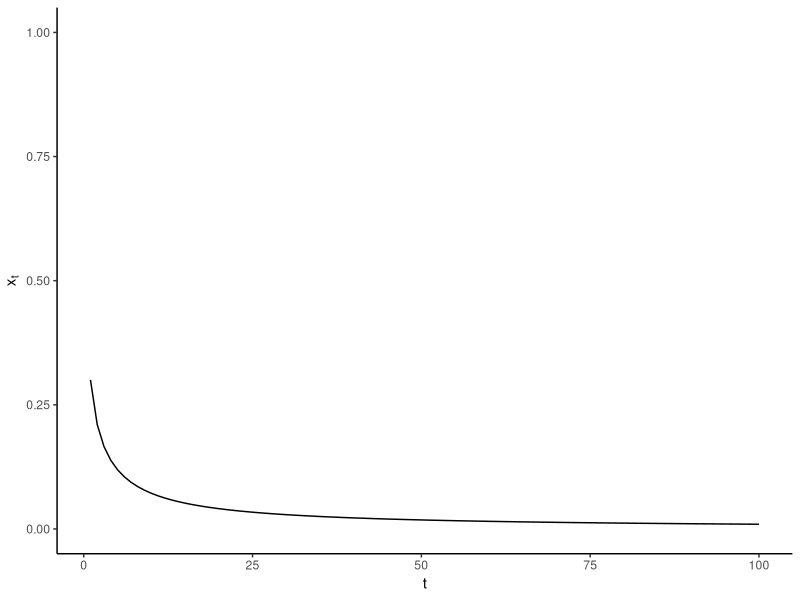
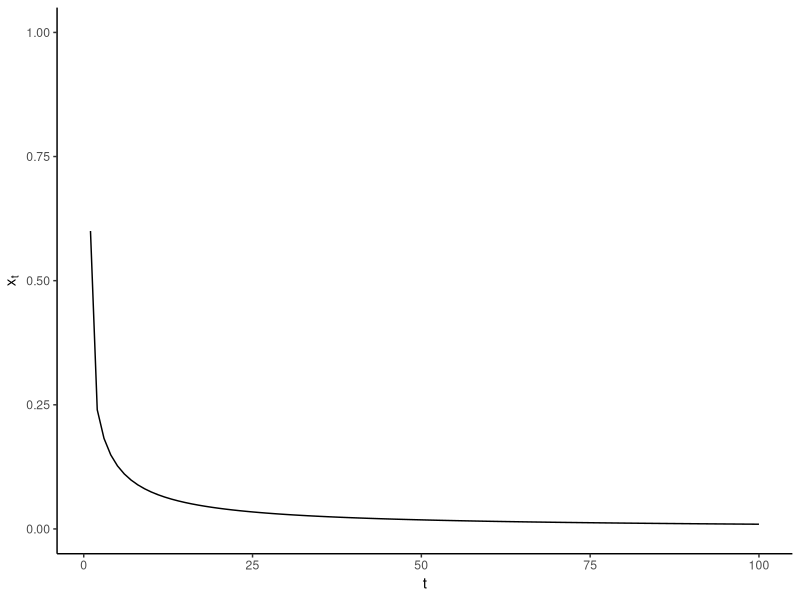
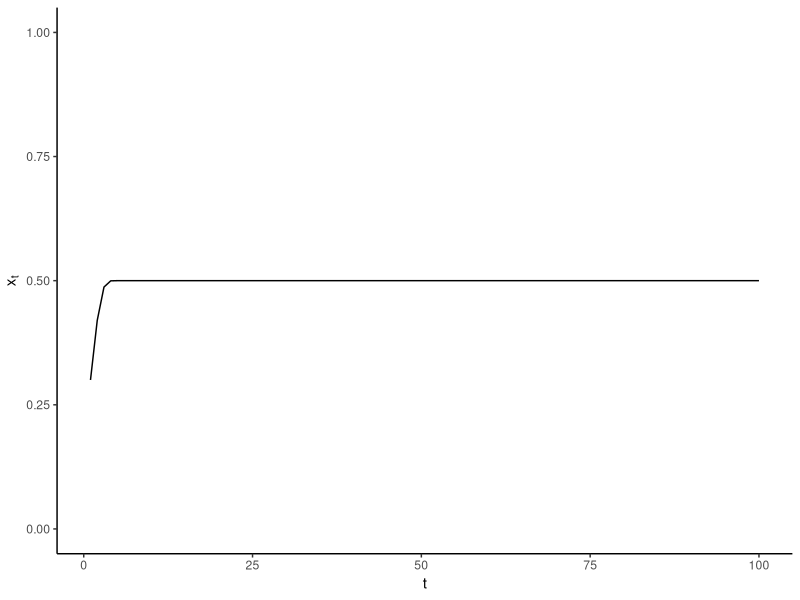
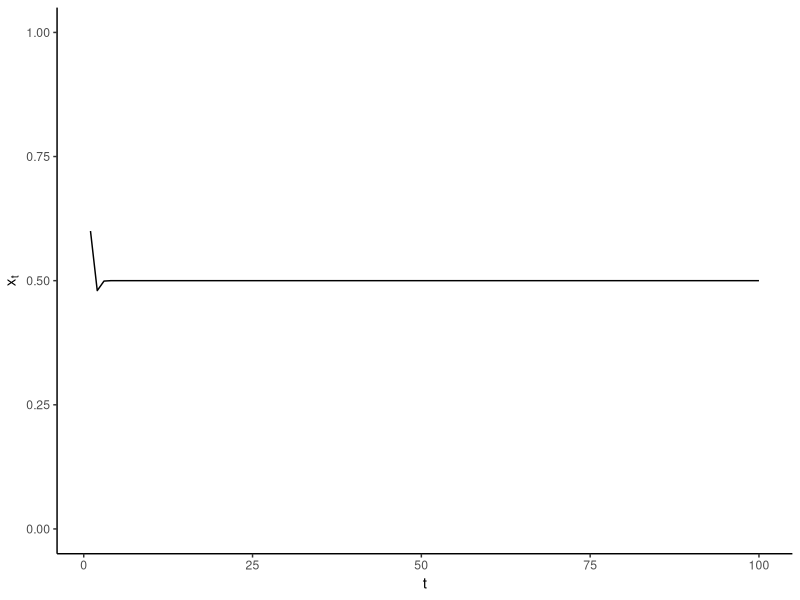
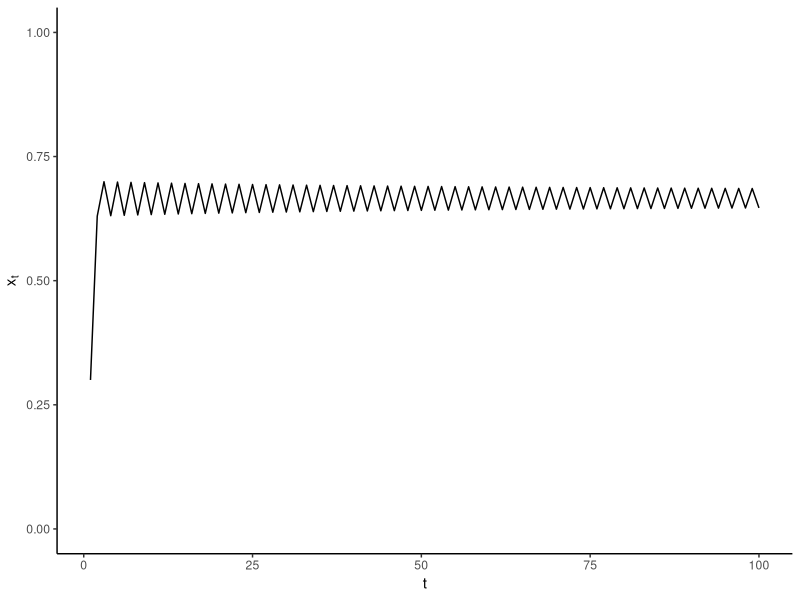
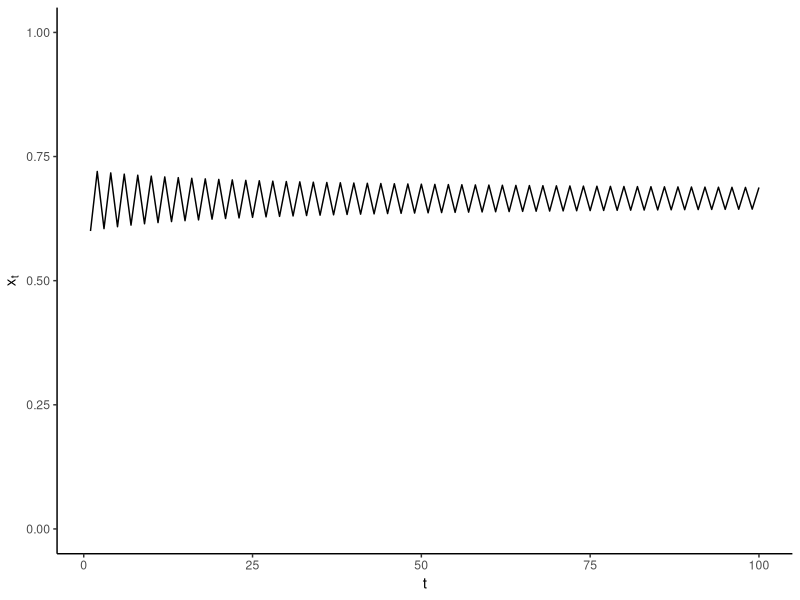
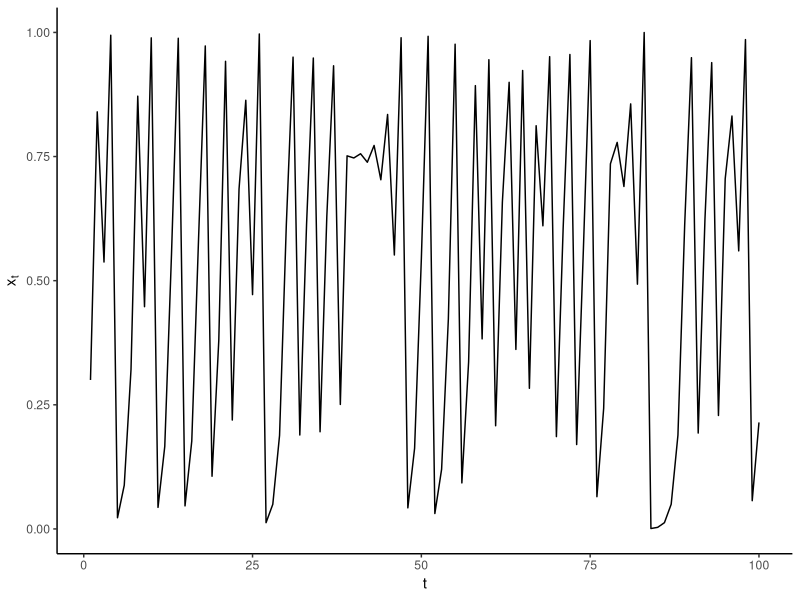
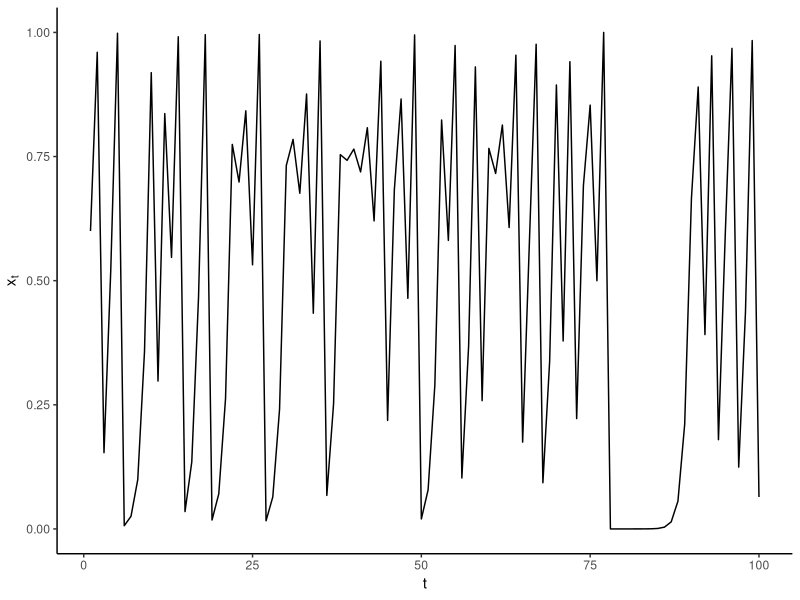

Write the R code that produced these figures, in order.
## ---- chunk 1
knitr::opts_chunk$set(echo = TRUE, fig.align = "center");
## ---- chunk 2
library(ggplot2)

# x \in (0, 1)
logistic_map <- function(x, r) {
  r * x * (1 - x)
}

trace_plot <- function(g, x0, n=100) {
  xs <- numeric(n);
  xs[1] <- x0;
  for (i in 2:n) {
    xs[i] <- g(xs[i-1]);
  }
  qplot(1:n, xs, geom="line") + theme_classic() +
    xlab("t") + ylab(expression(x[t])) + ylim(0, 1)
}
## ---- chunk 3
g <- function(x) logistic_map(x, r=1.0);
trace_plot(g, x0=0.3)
## ---- chunk 4
trace_plot(g, x0=0.6)
## ---- chunk 5
g <- function(x) logistic_map(x, r=2.0);
trace_plot(g, x0=0.3)
## ---- chunk 6
trace_plot(g, x0=0.6)
## ---- chunk 7
g <- function(x) logistic_map(x, r=3.0);
trace_plot(g, x0=0.3)
## ---- chunk 8
trace_plot(g, x0=0.6)
## ---- chunk 9
g <- function(x) logistic_map(x, r=4.0);
trace_plot(g, x0=0.3)
## ---- chunk 10
trace_plot(g, x0=0.6)
## ---- chunk 11
iterate <- function(g, x0, n=100) {
  x <- x0;
  for (i in 1:n) {
    x <- g(x);
  }
  x
}

simulate <- function(g, x0) {
  data.frame(
    x.0 = x0,
    x.inf = vapply(x0,
      function(x0) iterate(g, x0), 0
    )
  )
}

## ---- chunk 12
predict_plot <- function(g, x0, x.inf) {
  d <- simulate(g, x0);
  qplot(d$x.0, d$x.inf, geom="point") + 
    theme_classic() +
    xlab(expression(x[0])) +
    ylab(expression(x[infinity])) +
    xlim(0, 1) + ylim(0, 1) + coord_fixed()
}

x0 <- seq(0.05, 0.95, by=0.05);
## ---- chunk 13
g <- function(x) logistic_map(x, r=2.0);
predict_plot(g, x0)
## ---- chunk 14
g <- function(x) logistic_map(x, r=4.0);
predict_plot(g, x0)
